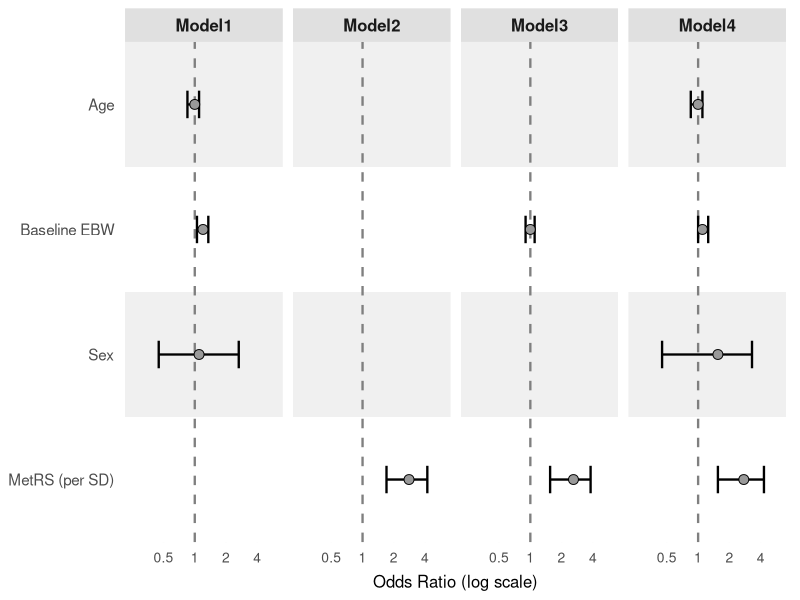

Reproduce this figure in R.
library(ggplot2)
library(dplyr)

df = read.csv("data.csv")

all_vars   = c("Age", "Baseline EBW", "Sex", "MetRS (per SD)")
all_models = c("Model1", "Model2", "Model3", "Model4")

full_grid = expand.grid(model = all_models, variable = all_vars,
                        stringsAsFactors = FALSE)
df = left_join(full_grid, df, by = c("model", "variable"))

df$variable = factor(df$variable, levels = rev(all_vars))
df$model    = factor(df$model,    levels = all_models)

row_bands = data.frame(
  variable = rev(all_vars),
  ymin     = seq_along(all_vars) - 0.5,
  ymax     = seq_along(all_vars) + 0.5,
  fill     = ifelse(seq_along(all_vars) %% 2 == 0, "#F0F0F0", "white")
)

p = ggplot(df, aes(x = estimate, y = variable)) +
  geom_rect(data = row_bands,
            aes(ymin = ymin, ymax = ymax, fill = fill),
            xmin = -Inf, xmax = Inf, inherit.aes = FALSE, show.legend = FALSE) +
  scale_fill_identity() +
  geom_vline(xintercept = 1, linetype = "dashed",
             color = "grey50", linewidth = 0.8) +
  geom_errorbar(aes(xmin = ci_low, xmax = ci_high),
                width = 0.22, linewidth = 0.8, color = "black",
                orientation = "y", na.rm = TRUE) +
  geom_point(size = 3, shape = 21, fill = "grey60",
             color = "black", stroke = 0.5, na.rm = TRUE) +
  facet_wrap(~ model, ncol = 4) +
  scale_x_log10(
    limits = c(0.25, 6),
    breaks = c(0.5, 1, 2, 4),
    labels = c("0.5", "1", "2", "4")
  ) +
  scale_y_discrete(expand = c(0, 0)) +
  labs(x = "Odds Ratio (log scale)", y = NULL) +
  theme_minimal(base_size = 15) +
  theme(
    panel.grid.major.y = element_blank(),
    panel.grid.minor   = element_blank(),
    panel.grid.major.x = element_line(color = "#DEDEDE", linewidth = 0.5),
    strip.background   = element_rect(fill = "grey88", color = NA),
    strip.text         = element_text(face = "bold", size = 12, color = "#1A1A1A"),
    axis.text.y        = element_text(size = 11, color = "#4D4D4D", margin = margin(r = 4)),
    axis.text.x        = element_text(size = 10, color = "#4D4D4D"),
    axis.title.x       = element_text(size = 12, margin = margin(t = 6)),
    panel.spacing      = unit(0.5, "lines"),
    plot.margin        = margin(6, 10, 6, 6)
  )

ggsave("fig3d.png", p, width = 9, height = 2.5, dpi = 800, bg = "white")
